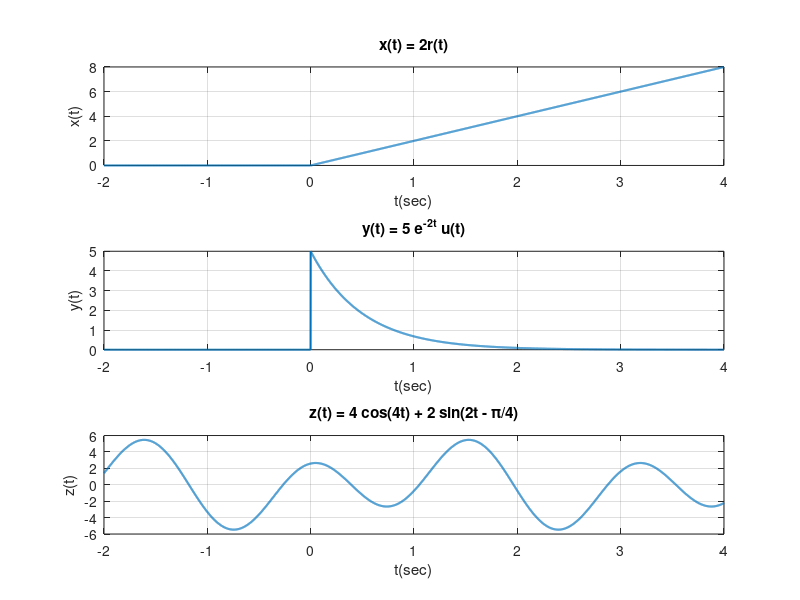

Write MATLAB code to recreate this figure.
%%% Problem 1.50
% Continuous-time signals over -2 <= t <= 4
% (a) x(t) = 2 r(t)      
% (b) y(t) = 5 e ^ (-2t) u(t)   
% (c) z(t) = 4 cos(4t) + 2 sin(2t - pi / 4)

% Define continuous-time t
t = -2 : 0.001 : 4;  

% Define step function u(t) & ramp function r(t)
u = (t >= 0);    % u(t) is 1 for t >= 0, otherwise is 0
r = t .* u;      % r(t) is t for t >= 0, otherwise is 0

% Define the signals
x = 2 * r;
y = 5 * exp(-2 * t) .* u;
z = 4 * cos(4 * t) + 2 * sin(2 * t - pi / 4);

% Plot the signals
figure;
% (a)
subplot(3,1,1);
plot(t, x, 'LineWidth', 1.5);
title('x(t) = 2r(t)');
xlabel('t(sec)');
ylabel('x(t)');
grid on;
% (b)
subplot(3,1,2);
plot(t, y, 'LineWidth', 1.5);
title('y(t) = 5 e^{-2t} u(t)');
xlabel('t(sec)');
ylabel('y(t)');
grid on;
% (c)
subplot(3,1,3);
plot(t, z, 'LineWidth', 1.5);
title('z(t) = 4 cos(4t) + 2 sin(2t - \pi/4)');
xlabel('t(sec)');
ylabel('z(t)');
grid on;
